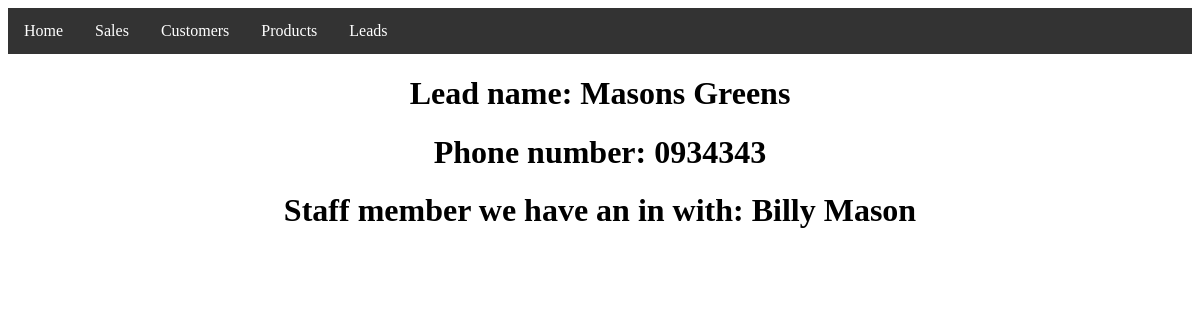
The page /leads/1 on the database its author committed.
### Sales/models.py (models this page shows, shortened)
class Lead(models.Model):
    name = models.CharField(max_length=200, null=True)
    phone = models.CharField(max_length=200, null=True)
    staff_name = models.CharField(max_length=200, null=True)

### Sales/views.py (the view)
# urls.py: path('leads/<str:Lead_id>',views.Leads2, name="Dy_Leads"),
def Leads2(request, Lead_id):
    Leead = Lead.objects.get(id=Lead_id)
    return render(request, 'Sales/Leadsheet.html', {'Lead':Leead})

### Sales/templates/Sales/Leadsheet.html (shortened to what this page needs)
{% load static %}
<!DOCTYPE html>
<html>
	<head>
		<link rel="stylesheet" type="text/css" href="{% static 'Main.css' %}">
	</head>
	<body>
		{% block content %}
		{% include 'Sales/Navigation.html'%}
		<h1>Lead name: {{Lead.name}}</h1>
		<h1>Phone number: {{Lead.phone}}</h1>
		<h1>Staff member we have an in with: {{Lead.staff_name}}</h1>
		{% endblock %}
	</body>
</html>

### static/Main.css (style rules this page uses)
h1 { text-align: center; }

### rows shown on the page
Lead: name "Masons Greens", phone "0934343", staff_name "Billy Mason"
